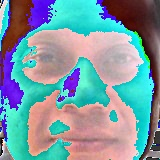
#> input picture auto-adjustments(brightness and contrast)/newImage0.jpg, 160 x 160 px
$ python -i vector_image.py   (imports and definitions only)
#> lines starting #> are read from the running program, lines starting #| are printed output that depends on the picture
#> further down, picture is the input picture: shape (160, 160, 3); mean B, G, R 161.8, 152.5, 125.1
import cv2
import numpy as np


# 1) Edges
def vector_image(img):
    gray = cv2.cvtColor(img, cv2.COLOR_BGR2GRAY)
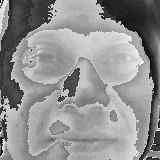
#> gray: shape (160, 160); min 1, max 250, mean 145.4
    gray = cv2.medianBlur(gray, 5)
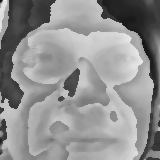
#> gray: shape (160, 160); min 16, max 235, mean 145.5
    edges = cv2.adaptiveThreshold(gray, 255, cv2.ADAPTIVE_THRESH_MEAN_C, cv2.THRESH_BINARY, 5, 5)
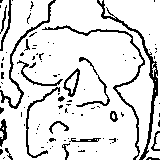
#> edges: shape (160, 160); 86.5% white; black in thin lines or dots

    # 2) Color
    color = cv2.bilateralFilter(img, 5, 200, 200)
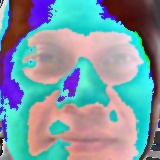
#> color: shape (160, 160, 3); mean B, G, R 161.7, 152.5, 125

    # 3) Cartoon
    cartoon = cv2.bitwise_and(color, color, mask=edges)
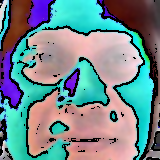
#> cartoon: shape (160, 160, 3); mean B, G, R 141.3, 136.8, 115

    return cartoon, color, edges, img

# [10 lines of commented-out code are left out]

>>> import cv2
>>> picture = cv2.imread('newImage0.jpg')
>>> result = vector_image(picture)
